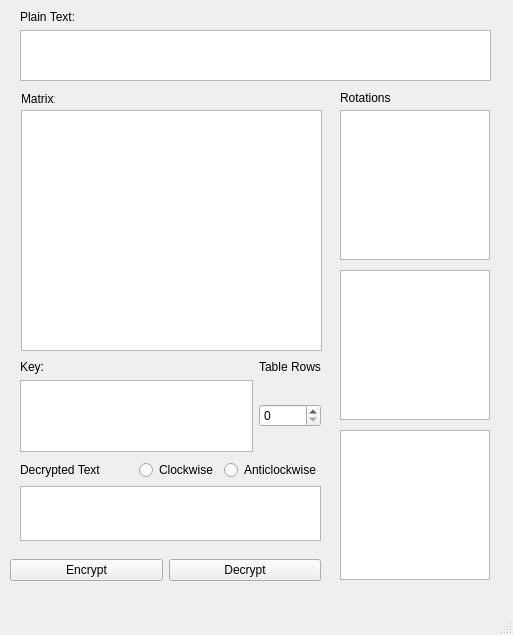
<?xml version="1.0" encoding="UTF-8"?>
<ui version="4.0">
 <class>TurningGrill</class>
 <widget class="QMainWindow" name="TurningGrill">
  <property name="geometry">
   <rect>
    <x>0</x>
    <y>0</y>
    <width>513</width>
    <height>635</height>
   </rect>
  </property>
  <property name="windowTitle">
   <string>Turning Grill</string>
  </property>
  <widget class="QWidget" name="centralwidget">
   <widget class="QWidget" name="layoutWidget">
    <property name="geometry">
     <rect>
      <x>20</x>
      <y>10</y>
      <width>471</width>
      <height>71</height>
     </rect>
    </property>
    <layout class="QVBoxLayout" name="verticalLayout">
     <item>
      <widget class="QLabel" name="label_4">
       <property name="text">
        <string>Plain Text:</string>
       </property>
      </widget>
     </item>
     <item>
      <widget class="QPlainTextEdit" name="PlainText"/>
     </item>
    </layout>
   </widget>
   <widget class="QWidget" name="layoutWidget">
    <property name="geometry">
     <rect>
      <x>10</x>
      <y>550</y>
      <width>311</width>
      <height>41</height>
     </rect>
    </property>
    <layout class="QHBoxLayout" name="horizontalLayout">
     <item>
      <widget class="QPushButton" name="EncryptButton">
       <property name="text">
        <string>Encrypt</string>
       </property>
      </widget>
     </item>
     <item>
      <widget class="QPushButton" name="DecryptButton">
       <property name="text">
        <string>Decrypt</string>
       </property>
      </widget>
     </item>
    </layout>
   </widget>
   <widget class="QWidget" name="layoutWidget">
    <property name="geometry">
     <rect>
      <x>20</x>
      <y>460</y>
      <width>301</width>
      <height>81</height>
     </rect>
    </property>
    <layout class="QGridLayout" name="gridLayout">
     <item row="0" column="0">
      <widget class="QLabel" name="label_6">
       <property name="text">
        <string>Decrypted Text</string>
       </property>
      </widget>
     </item>
     <item row="0" column="1">
      <layout class="QHBoxLayout" name="horizontalLayout_2">
       <item>
        <widget class="QRadioButton" name="clockwiseButton">
         <property name="text">
          <string>Clockwise</string>
         </property>
        </widget>
       </item>
       <item>
        <widget class="QRadioButton" name="AnticlockwiseButton">
         <property name="text">
          <string>Anticlockwise</string>
         </property>
        </widget>
       </item>
      </layout>
     </item>
     <item row="1" column="0" colspan="2">
      <widget class="QTextBrowser" name="textBrowser"/>
     </item>
    </layout>
   </widget>
   <widget class="QLabel" name="label_2">
    <property name="geometry">
     <rect>
      <x>21</x>
      <y>91</y>
      <width>34</width>
      <height>16</height>
     </rect>
    </property>
    <property name="text">
     <string>Matrix:</string>
    </property>
   </widget>
   <widget class="QTableWidget" name="Matrix">
    <property name="geometry">
     <rect>
      <x>21</x>
      <y>110</y>
      <width>301</width>
      <height>241</height>
     </rect>
    </property>
   </widget>
   <widget class="QLabel" name="label_3">
    <property name="geometry">
     <rect>
      <x>340</x>
      <y>90</y>
      <width>50</width>
      <height>16</height>
     </rect>
    </property>
    <property name="text">
     <string>Rotations:</string>
    </property>
   </widget>
   <widget class="QTableWidget" name="Rotation1">
    <property name="geometry">
     <rect>
      <x>340</x>
      <y>110</y>
      <width>150</width>
      <height>150</height>
     </rect>
    </property>
   </widget>
   <widget class="QTableWidget" name="Rotation2">
    <property name="geometry">
     <rect>
      <x>340</x>
      <y>270</y>
      <width>150</width>
      <height>150</height>
     </rect>
    </property>
   </widget>
   <widget class="QTableWidget" name="Rotation3">
    <property name="geometry">
     <rect>
      <x>340</x>
      <y>430</y>
      <width>150</width>
      <height>150</height>
     </rect>
    </property>
   </widget>
   <widget class="QWidget" name="">
    <property name="geometry">
     <rect>
      <x>20</x>
      <y>360</y>
      <width>301</width>
      <height>92</height>
     </rect>
    </property>
    <layout class="QGridLayout" name="gridLayout_2">
     <item row="0" column="0">
      <widget class="QLabel" name="label">
       <property name="text">
        <string>Key:</string>
       </property>
      </widget>
     </item>
     <item row="1" column="0">
      <widget class="QPlainTextEdit" name="KeyShow"/>
     </item>
     <item row="1" column="1">
      <layout class="QVBoxLayout" name="verticalLayout_4">
       <item>
        <widget class="QSpinBox" name="TableSize"/>
       </item>
      </layout>
     </item>
     <item row="0" column="1">
      <widget class="QLabel" name="label_5">
       <property name="text">
        <string>Table Rows</string>
       </property>
      </widget>
     </item>
    </layout>
   </widget>
  </widget>
  <widget class="QMenuBar" name="menubar">
   <property name="geometry">
    <rect>
     <x>0</x>
     <y>0</y>
     <width>513</width>
     <height>21</height>
    </rect>
   </property>
  </widget>
  <widget class="QStatusBar" name="statusbar"/>
 </widget>
 <resources/>
 <connections/>
</ui>
